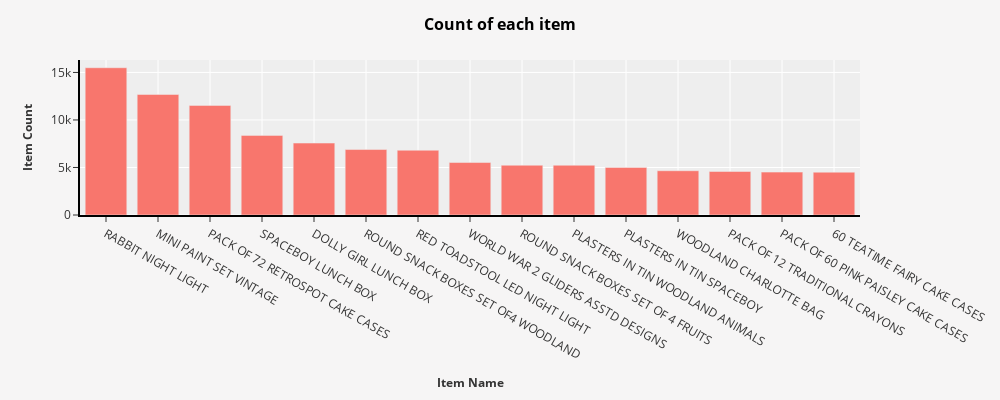

Notebook code for this chart:
### Code cell
fig = px.bar(df_des_q[:15], x = df_des_q[:15].index, y = "Quantity")
fig.update_layout(
    plot_bgcolor = "#EEEEEE",
    paper_bgcolor = "#f6f5f5",
    autosize = False,
    width = 1000,
    height = 400,
    xaxis = dict(
        title_text = "<b> Item Name </b>",
        titlefont = dict(size = 12),
        categoryorder = 'total descending'
    ),
    yaxis = dict(
        title_text = "<b> Quantity Count </b>",
        titlefont = dict(size = 12)
    ),
    title_text = "<b> Most Popular item according to quantity </b>",
    title_font_size = 16,
    title_font_color = "black",
    title_pad_t = 5,
    title_pad_l = 20,
    )
 

fig.update_yaxes(showticklabels = True, showline = True, linewidth = 2, linecolor = "black")
fig.update_xaxes(showticklabels = True, showline = True, linewidth = 2, linecolor = "black")

fig.show()

### Figure 1 — Plotly figure (JSON) as saved in the notebook; plotly's stock layout.template omitted (floating-point values rounded to 4 significant figures)
{"data": [{"alignmentgroup": "True", "hovertemplate": "x=%{x}<br>Quantity=%{y}<extra></extra>", "legendgroup": "", "marker": {"color": "#F8766D", "pattern": {"shape": ""}}, "name": "", "offsetgroup": "", "orientation": "v", "showlegend": false, "textposition": "auto", "type": "bar", "x": ["RABBIT NIGHT LIGHT", "MINI PAINT SET VINTAGE ", "PACK OF 72 RETROSPOT CAKE CASES", "SPACEBOY LUNCH BOX ", "DOLLY GIRL LUNCH BOX", "ROUND SNACK BOXES SET OF4 WOODLAND ", "RED TOADSTOOL LED NIGHT LIGHT", "WORLD WAR 2 GLIDERS ASSTD DESIGNS", "ROUND SNACK BOXES SET OF 4 FRUITS ", "PLASTERS IN TIN WOODLAND ANIMALS", "PLASTERS IN TIN SPACEBOY", "WOODLAND CHARLOTTE BAG", "PACK OF 12 TRADITIONAL CRAYONS", "PACK OF 60 PINK PAISLEY CAKE CASES", "60 TEATIME FAIRY CAKE CASES"], "xaxis": "x", "y": [15494, 12685, 11529, 8378, 7569, 6890, 6816, 5521, 5238, 5234, 5006, 4656, 4577, 4513, 4506], "yaxis": "y"}], "layout": {"autosize": false, "barmode": "relative", "height": 400, "legend": {"tracegroupgap": 0}, "margin": {"t": 60}, "paper_bgcolor": "#f6f5f5", "plot_bgcolor": "#EEEEEE", "title": {"font": {"color": "black", "size": 16}, "pad": {"l": 20, "t": 5}, "text": "<b> Count of each item </b>"}, "width": 1000, "xaxis": {"anchor": "y", "categoryorder": "total descending", "domain": [0, 1], "linecolor": "black", "linewidth": 2, "showline": true, "showticklabels": true, "title": {"font": {"size": 12}, "text": "<b> Item Name </b>"}}, "yaxis": {"anchor": "x", "domain": [0, 1], "linecolor": "black", "linewidth": 2, "showline": true, "showticklabels": true, "title": {"font": {"size": 12}, "text": "<b> Item Count </b>"}}}}
